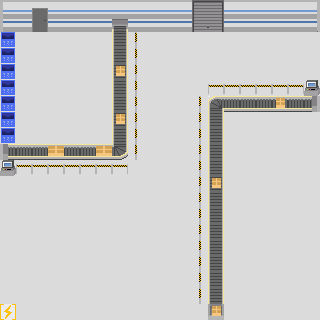

Below is a game level as drawn by its tile map, then a one-line description and the .tmx file that defines it, in full:
An orthogonal 20x20 tile map with 16x16 px tiles, 2 tile layers (Tile Layer 1, Tile Layer 2).

<map version="1.10" tiledversion="1.10.2" orientation="orthogonal" renderorder="right-down" width="20" height="20" tilewidth="16" tileheight="16" infinite="0" nextlayerid="3" nextobjectid="1">
 <tileset firstgid="1" name="tileset" tilewidth="16" tileheight="16" tilecount="100" columns="10">
  <image source="tileset.png" width="160" height="160" />
 </tileset>
 <layer id="1" name="Tile Layer 1" width="20" height="20">
  <data encoding="csv">
1,3,3,3,3,3,3,3,3,3,3,3,6,7,3,3,3,3,3,10,
11,15,15,15,15,15,15,14,15,15,15,15,16,17,15,15,15,15,15,20,
61,61,61,61,61,61,61,24,61,61,61,61,61,61,61,61,61,61,61,61,
61,61,61,61,61,61,61,24,61,61,61,61,61,61,61,61,61,61,61,61,
61,61,61,61,61,61,61,24,61,61,61,61,61,61,61,61,61,61,61,61,
61,61,61,61,61,61,61,24,61,61,61,61,61,61,61,61,61,61,61,61,
61,61,61,61,61,61,61,24,61,61,61,61,61,61,61,33,33,33,33,40,
61,61,61,61,61,61,61,24,61,61,61,61,61,24,61,61,61,61,61,61,
61,61,61,61,61,61,61,24,61,61,61,61,61,24,61,61,61,61,61,61,
31,33,33,33,33,33,33,61,61,61,61,61,61,24,61,61,61,61,61,61,
61,61,61,61,61,61,61,61,61,61,61,61,61,24,61,61,61,61,61,61,
61,61,61,61,61,61,61,61,61,61,61,61,61,24,61,61,61,61,61,61,
61,61,61,61,61,61,61,61,61,61,61,61,61,24,61,61,61,61,61,61,
61,61,61,61,61,61,61,61,61,61,61,61,61,24,61,61,61,61,61,61,
61,61,61,61,61,61,61,61,61,61,61,61,61,24,61,61,61,61,61,61,
61,61,61,61,61,61,61,61,61,61,61,61,61,24,61,61,61,61,61,61,
61,61,61,61,61,61,61,61,61,61,61,61,61,24,61,61,61,61,61,61,
61,61,61,61,61,61,61,61,61,61,61,61,61,24,61,61,61,61,61,61,
61,61,61,61,61,61,61,61,61,61,61,61,61,24,61,61,61,61,61,61,
61,61,61,61,61,61,61,61,61,61,61,61,61,69,61,61,61,61,61,61
</data>
 </layer>
 <layer id="2" name="Tile Layer 2" width="20" height="20">
  <data encoding="csv">
0,0,2,0,0,0,0,0,0,0,0,0,0,0,0,0,0,0,0,0,
0,0,12,0,0,0,0,0,0,0,0,0,0,0,0,0,0,0,0,0,
43,0,0,0,0,0,0,24,25,0,0,0,0,0,0,0,0,0,0,0,
43,0,0,0,0,0,0,24,25,0,0,0,0,0,0,0,0,0,0,0,
43,0,0,0,0,0,0,54,25,0,0,0,0,0,0,0,0,0,0,0,
43,0,0,0,0,0,0,24,25,0,0,0,0,35,35,35,35,35,35,84,
43,0,0,0,0,0,0,24,25,0,0,0,25,38,39,39,39,54,39,40,
43,0,0,0,0,0,0,54,25,0,0,0,25,24,0,0,0,0,0,0,
43,0,0,0,0,0,0,24,25,0,0,0,25,24,0,0,0,0,0,0,
31,33,33,44,33,33,44,34,25,0,0,0,25,24,0,0,0,0,0,0,
84,35,35,35,35,35,35,35,0,0,0,0,25,24,0,0,0,0,0,0,
0,0,0,0,0,0,0,0,0,0,0,0,25,54,0,0,0,0,0,0,
0,0,0,0,0,0,0,0,0,0,0,0,25,0,0,0,0,0,0,0,
0,0,0,0,0,0,0,0,0,0,0,0,25,0,0,0,0,0,0,0,
0,0,0,0,0,0,0,0,0,0,0,0,25,0,0,0,0,0,0,0,
0,0,0,0,0,0,0,0,0,0,0,0,25,24,0,0,0,0,0,0,
0,0,0,0,0,0,0,0,0,0,0,0,25,24,0,0,0,0,0,0,
0,0,0,0,0,0,0,0,0,0,0,0,25,24,0,0,0,0,0,0,
0,0,0,0,0,0,0,0,0,0,0,0,25,59,0,0,0,0,0,0,
83,0,0,0,0,0,0,0,0,0,0,0,0,54,0,0,0,0,0,0
</data>
 </layer>
</map>